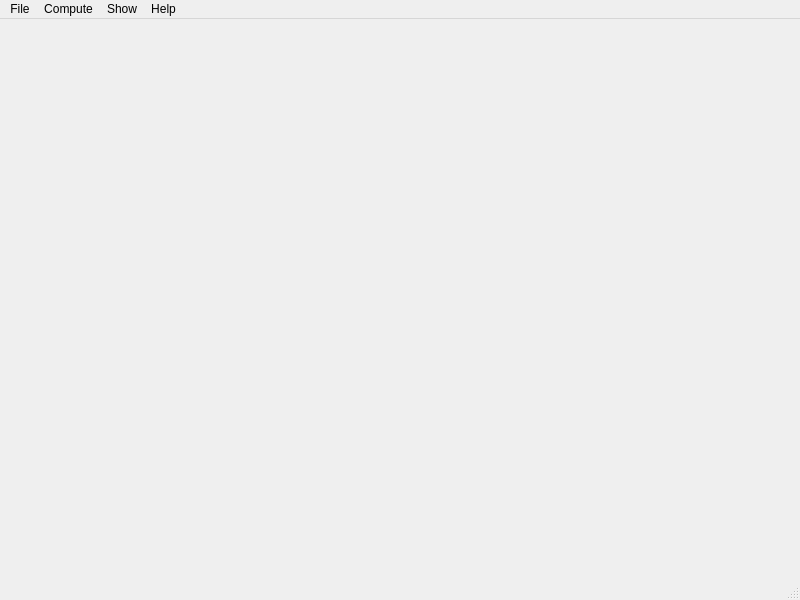
<?xml version="1.0" encoding="UTF-8"?>
<ui version="4.0">
 <class>MainWindow</class>
 <widget class="QMainWindow" name="MainWindow">
  <property name="geometry">
   <rect>
    <x>0</x>
    <y>0</y>
    <width>800</width>
    <height>600</height>
   </rect>
  </property>
  <property name="windowTitle">
   <string>Draw the Circumcircle</string>
  </property>
  <widget class="QWidget" name="centralwidget">
   <layout class="QVBoxLayout" name="verticalLayout">
    <item>
     <widget class="Canvas" name="canvas" native="true"/>
    </item>
   </layout>
  </widget>
  <widget class="QMenuBar" name="menubar">
   <property name="geometry">
    <rect>
     <x>0</x>
     <y>0</y>
     <width>800</width>
     <height>20</height>
    </rect>
   </property>
   <widget class="QMenu" name="menuFile">
    <property name="title">
     <string>File</string>
    </property>
    <addaction name="actionNew"/>
    <addaction name="actionLoad"/>
    <addaction name="separator"/>
    <addaction name="actionQuit"/>
   </widget>
   <widget class="QMenu" name="menuDraw">
    <property name="title">
     <string>Show</string>
    </property>
    <addaction name="actionCircles"/>
    <addaction name="actionCenter"/>
    <addaction name="actionTriangles"/>
   </widget>
   <widget class="QMenu" name="menuAbout">
    <property name="title">
     <string>Help</string>
    </property>
    <addaction name="actionAbout"/>
   </widget>
   <widget class="QMenu" name="menucompute">
    <property name="title">
     <string>Compute</string>
    </property>
    <addaction name="actionDelaunney"/>
   </widget>
   <addaction name="menuFile"/>
   <addaction name="menucompute"/>
   <addaction name="menuDraw"/>
   <addaction name="menuAbout"/>
  </widget>
  <widget class="QStatusBar" name="statusBar"/>
  <action name="actionLoad">
   <property name="text">
    <string>Load</string>
   </property>
   <property name="toolTip">
    <string>Load a file with triangles</string>
   </property>
   <property name="shortcut">
    <string>Ctrl+L</string>
   </property>
  </action>
  <action name="actionQuit">
   <property name="text">
    <string>Quit</string>
   </property>
   <property name="shortcut">
    <string>Ctrl+Q</string>
   </property>
  </action>
  <action name="actionNew">
   <property name="text">
    <string>New</string>
   </property>
   <property name="toolTip">
    <string>New trangle</string>
   </property>
   <property name="shortcut">
    <string>Ctrl+N</string>
   </property>
  </action>
  <action name="actionCircles">
   <property name="checkable">
    <bool>true</bool>
   </property>
   <property name="text">
    <string>Circles</string>
   </property>
   <property name="toolTip">
    <string>Show Circles</string>
   </property>
   <property name="shortcut">
    <string>Ctrl+O</string>
   </property>
  </action>
  <action name="actionCenter">
   <property name="checkable">
    <bool>true</bool>
   </property>
   <property name="text">
    <string>Centers</string>
   </property>
   <property name="toolTip">
    <string>Show Centers</string>
   </property>
  </action>
  <action name="actionTriangles">
   <property name="checkable">
    <bool>true</bool>
   </property>
   <property name="text">
    <string>Triangles</string>
   </property>
   <property name="toolTip">
    <string>Show triangles</string>
   </property>
   <property name="shortcut">
    <string>Ctrl+T</string>
   </property>
  </action>
  <action name="actionAbout">
   <property name="text">
    <string>About</string>
   </property>
  </action>
  <action name="actionDelaunney">
   <property name="text">
    <string>Delaunney</string>
   </property>
   <property name="shortcut">
    <string>Ctrl+D</string>
   </property>
  </action>
 </widget>
 <customwidgets>
  <customwidget>
   <class>Canvas</class>
   <extends>QWidget</extends>
   <header location="global">canvas.h</header>
   <container>1</container>
  </customwidget>
 </customwidgets>
 <resources/>
 <connections/>
</ui>
